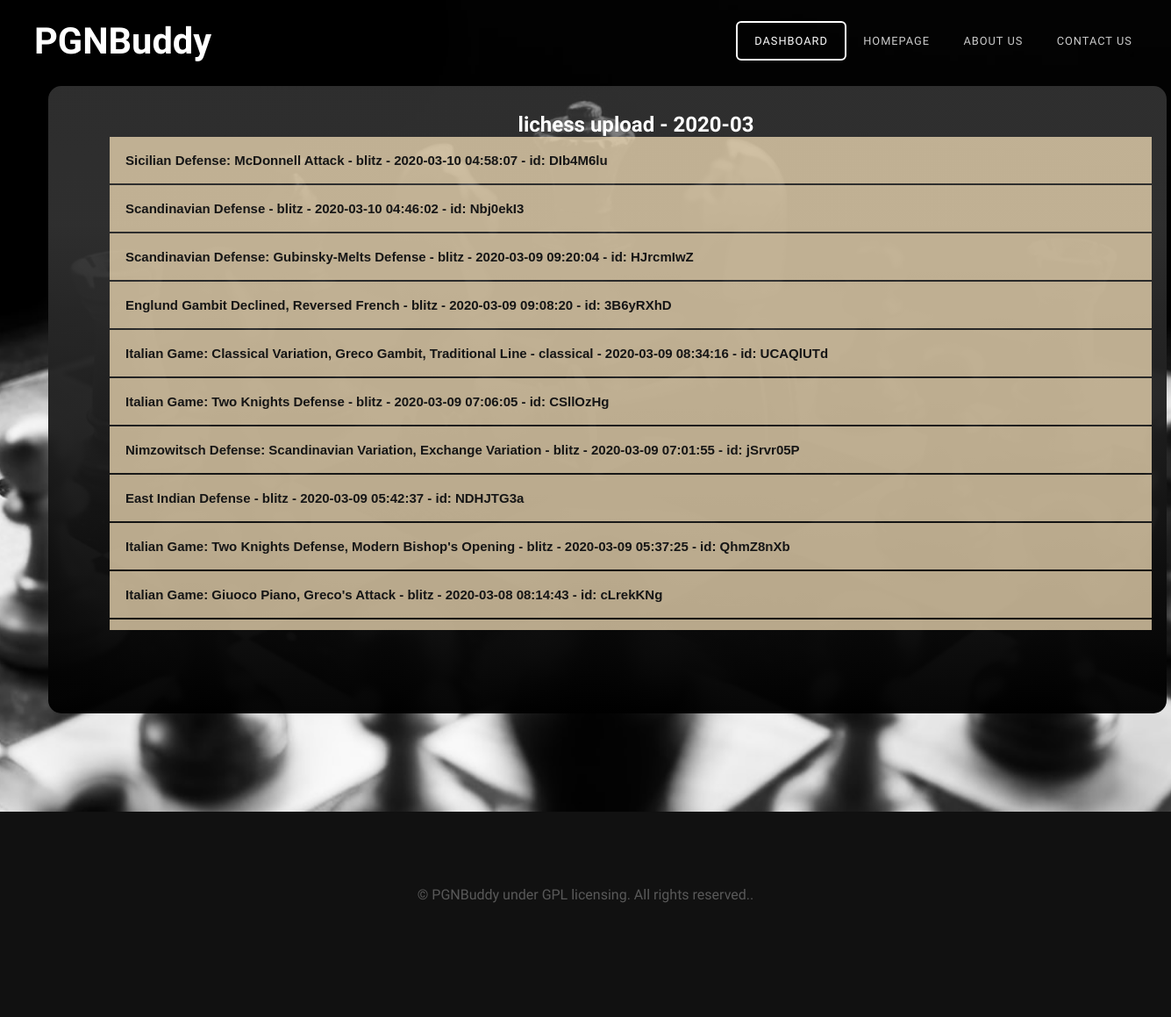
The page /mydatabase on the database its author committed.
### models.py (models this page shows)
class pgn(db.Model):
    __tablename__ = 'pgn'
    __table_args__ = {'extend_existing': True}
    game = db.Column(db.String(9999))
    fileName = db.Column(db.String(129))
    folder = db.Column(db.String(120))
    userId = db.Column(db.Integer, db.ForeignKey('user.id'))
    frame = db.Column(db.String(200))
    pgnId = db.Column(db.Integer, primary_key=True)

### main.py (the view)
@main.route('/mydatabase', methods=['POST', 'GET'])
def mydatabase():
    gamelist = []
    games = db.session.query(pgn).all()
    for game in games:
        gamelist.append(game.game)
    pgnlist = []
    pgns = db.session.query(pgn).all()
    for pg in pgns:
        pgnlist.append({
            'name': str(pg.fileName),
            'game': pg.game,
            'folder': pg.folder,
            'frame': pg.frame
        })
    folderlist = []
    folders = db.session.query(pgn.folder).all()
    for folder in folders:
        folderlist.append(str(folder))
    folderlist = list(dict.fromkeys(folderlist))
    return render_template(
        'users_database.html',
        games=gamelist,
        folders=folderlist,
        pgnlist=pgnlist
    )

### templates/users_database.html (shortened to what this page needs)
<!DOCTYPE html PUBLIC "-//W3C//DTD XHTML 1.0 Strict//EN" "http://www.w3.org/TR/xhtml1/DTD/xhtml1-strict.dtd">
<html xmlns="http://www.w3.org/1999/xhtml">
<head>
<link href="static/css/default.css" rel="stylesheet" type="text/css" media="all" />
<link href="static/css/fonts.css" rel="stylesheet" type="text/css" media="all" />
</head>
<body>
<div id="header-wrapper">
	<div id="header" class="container">
		<div id="logo">
			<h1><a href="{{url_for('main.home')}}">PGNBuddy</a></h1>
		</div>
		<div id="menu">
			<ul>
				<li class="active"><a href="{{url_for('main.dashboard')}}" accesskey="1" title="">Dashboard</a></li>
				<li><a href="{{url_for('main.home')}}" accesskey="2" title="">Homepage</a></li>
				<li><a href="#" accesskey="3" title="">About Us</a></li>
				<li><a href="#" accesskey="5" title="">Contact Us</a></li>
			</ul>
		</div>
	</div>
	<div class="titlebox-dash">
        <div id="banner" class="container">
			<div class="userdatabase">
				<ul>
                    {% for folder in folders %}
                    <li><h2>{{ folder[2:-3] }}</h2>
                        <ol>
                        {% for pg in pgnlist %}
                            {% if pg['folder'] == folder[2:-3] %}
                                <div id="accordion-{{loop.index}}">
                                    <h2 class="dbbutton">{{ pg.name }}</h2>
                                </div>
                            {% endif %}
                        {% endfor %}
                        </ol>
                    </li>
                    {% endfor %}
				</ul>
			</div>
		</div>
	</div>
</div>
<div id="copyright" class="container">
		<p>&copy; PGNBuddy under GPL licensing. All rights reserved.</a>.</p>
</div>
</body>
</html>

### static/css/default.css (style rules this page uses)
html, body { height: 100%; }
body { margin: 0px; padding: 0px; background: #111111; font-family: 'Didact Gothic', sans-serif; font-size: 12pt; font-weight: 200; color: #FFF; }
h1, h2, h3 { margin: 0; padding: 0; }
p, ol, ul { margin-top: 0; }
ol, ul { padding: 0; list-style: none; }
a { color: #ee0000; }
.container { margin: 0em auto; width: 1200px; }
.titlebox-dash { position: relative; margin-left: 55px; margin-top: -60px; width: 85%; height: 575px; top: 0px; left: 0px; background: rgb(129,129,129); background: linear-gradient(180deg, rgba(82, 82, 82, 0.558) 0%, rgba(49, 49, 49, 0.945) 22%, rgba(0, 0, 0, 0.972) 100%); padding: 70px; border-radius: 15px; }
#header-wrapper { position: relative; margin-top: -20px; padding: 5em 0em 7em 0em; background: #111111 url(images/checkmate.jpeg) no-repeat center; background-size: cover; }
#header { padding: 3.7em 0em; height: 50%; margin-top: -20px; }
#logo { position: absolute; padding-left: 39px; top: 2.6em; left: 0; }
#logo h1 { font-size: 2.6em; color: #79C255; }
#logo a { text-decoration: none; color: rgba(255,255,255,1); }
#menu { position: absolute; padding-right: 25px; top: 3.5em; right: 0; }
#menu ul { display: inline-block; }
#menu li { display: block; float: left; text-align: center; }
#menu li a, #menu li span { padding: 1em 1.5em; letter-spacing: 1px; text-decoration: none; text-transform: uppercase; font-size: 0.8em; color: rgba(255,255,255,0.80); }
#menu .active a { border: 2px solid rgba(255,255,255,1); border-radius: 6px; color: rgba(255,255,255,1); }
#banner { padding-top: 10em; text-align: center; }
.userdatabase { position: relative; overflow-y: scroll; width: 100%; height: 590px; margin-top: -200px; }
.dbbutton { background-color: rgba(239, 218, 180, 0.765); color: rgb(22, 22, 22); cursor: pointer; padding: 18px; width: 96%; font-family: Arial, Helvetica, sans-serif; text-align: left; font-size: 15px; margin-bottom: 2px; }
#copyright { overflow: hidden; padding: 5em 0em; border-top: 1px solid rgba(0,0,0,0.08); }
#copyright p { text-align: center; font-size: 1em; color: rgba(255,255,255,0.3); }

### rows shown on the page
pgn: name "Sicilian Defense: McDonnell Attack - blitz - 2020-03-10 04:58:07 - id: DIb4M6lu"
pgn: name "Scandinavian Defense - blitz - 2020-03-10 04:46:02 - id: Nbj0ekI3"
pgn: name "Scandinavian Defense: Gubinsky-Melts Defense - blitz - 2020-03-09 09:20:04 - id: HJrcmIwZ"
pgn: name "Englund Gambit Declined, Reversed French - blitz - 2020-03-09 09:08:20 - id: 3B6yRXhD"
pgn: name "Italian Game: Classical Variation, Greco Gambit, Traditional Line - classical - 2020-03-09 08:34:16 - id: UCAQlUTd"
pgn: name "Italian Game: Two Knights Defense - blitz - 2020-03-09 07:06:05 - id: CSllOzHg"
pgn: name "Nimzowitsch Defense: Scandinavian Variation, Exchange Variation - blitz - 2020-03-09 07:01:55 - id: jSrvr05P"
pgn: name "East Indian Defense - blitz - 2020-03-09 05:42:37 - id: NDHJTG3a"
pgn: name "Italian Game: Two Knights Defense, Modern Bishop's Opening - blitz - 2020-03-09 05:37:25 - id: QhmZ8nXb"
pgn: name "Italian Game: Giuoco Piano, Greco's Attack - blitz - 2020-03-08 08:14:43 - id: cLrekKNg"

### other values the page prints
{{ folder[2:-3] }} "lichess upload - 2020-03"
